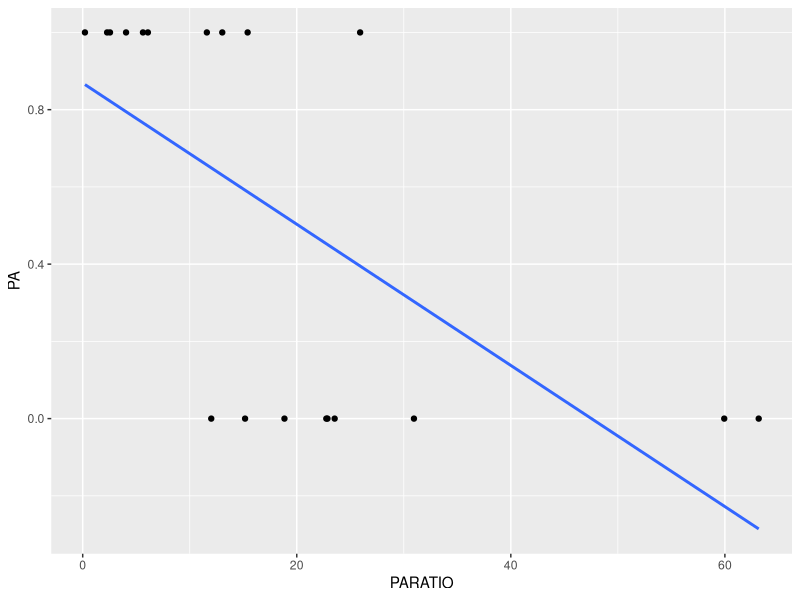
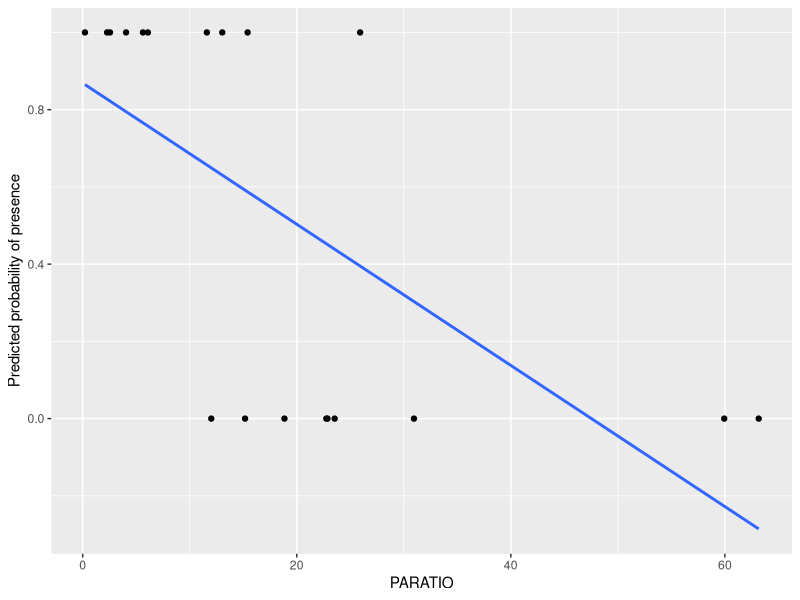
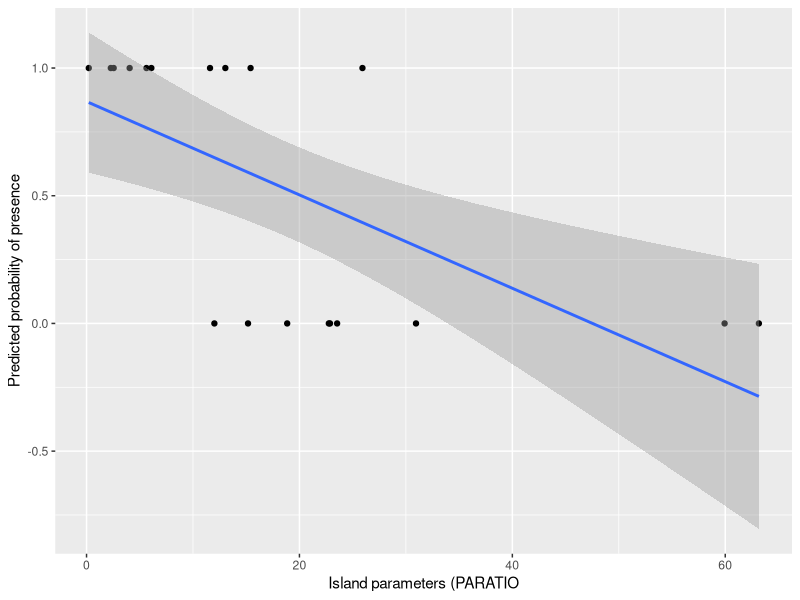
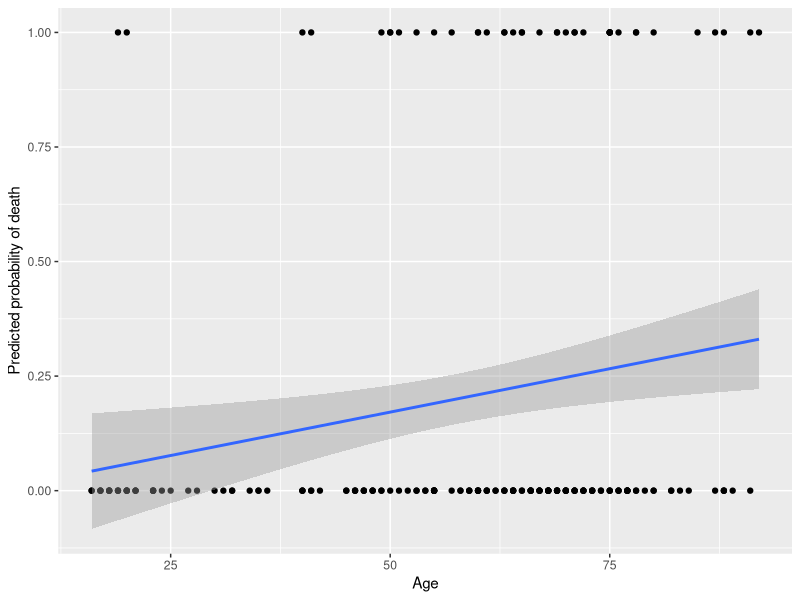

These charts were generated, in order, by the following R code:
## ---- chunk 1
#----------------------------------------------------------------
# RUN THE FRAGMENT BETWEEN LINES BEFORE COMPILING MARKDOWN
# to configure markdown parsing
options(markdown.extensions = 
          c("no_intra_emphasis",# skip markdown embedded in words
            "tables",           # create HTML tables
            "fenced_code",      # treat text as verbatim when surrounded with begin and ending lines with three ~ or ' characters.
            "autolink",         # create HTML links from urls and email addresses.
            "strikethrough",    # create strikethroughs by surrounding text with ~~.
            "lax_spacing",      # allow HTML tags inside paragraphs without being surrounded by newlines.
            "space_headers",    # add a space between header hashes and the header itself.
            "latex_math"))      # transforms all math equations into syntactically correct MathJax equations.
#--------------------------------------------------------------
# output options
options(width = 90, # set the maximum number of columns on a line
        scipen = 6, # fixed notation of floating point numbers, unless it is more than scipen digits wider, else - exponential notation
        digits = 4) # the number of digits to print when printing numeric values

# to render cyrillics in plots use cairo pdf
options(device = function(file, width = 7, height = 7, ...) {
  cairo_pdf(tempfile(), width = width, height = height, ...)
  })

# chunk default options
library(knitr)
opts_chunk$set(
#   fig.align='center',  # default figure alignment
               warnings = FALSE,
               message = FALSE,
               fig.width = 10,      # default figure width
               fig.height = 6)      # default figure height

# this allows for code formatting inline
knit_hooks$set(inline = function(x) {
   if (is.numeric(x)) return(knitr:::format_sci(x, 'latex'))
   x = as.character(x)
   h = knitr:::hilight_source(x, 'latex', list(prompt = FALSE, 
                                               size='normalsize', 
                                               highlight = FALSE))
   h = gsub("([_#$%&])", "\\\\\\1", h)
   h = gsub('(["\'])', '\\1{}', h)
   gsub('^\\\\begin\\{alltt\\}\\s*|\\\\end\\{alltt\\}\\s*$', '', h)})
## ---- chunk 2
liz <- read.csv("polis.csv")
head(liz)
## ---- chunk 3
fit <- lm(PA ~ PARATIO, data = liz)
summary(fit)
## ---- chunk 4
library(ggplot2)

ggplot(liz, aes(x=PARATIO, y=PA)) + geom_point() + geom_smooth(method="lm", se=FALSE)
## ---- chunk 5
ggplot(liz, aes(x=PARATIO, y=PA)) + geom_point() + geom_smooth(method="glm", family="binomial", se=FALSE) + ylab("Predicted probability of presence")
## ---- chunk 6
liz_model <- glm(PA ~ PARATIO , family="binomial", data = liz)
summary(liz_model)
## ---- chunk 7
(Dev_resid <- -2*as.numeric(logLik(liz_model))) #Остаточная девианса

(Dev_nul <- -2*as.numeric(logLik(update(liz_model, ~-PARATIO)))) #Нулевая девианса
## ---- chunk 8
(G2 <- Dev_nul - Dev_resid)
## ---- chunk 9
anova(liz_model, test="Chi")
## ---- chunk 10
(2*2 - 2*as.numeric(logLik(liz_model))) 

#или

AIC(liz_model)
## ---- chunk 11
coef(liz_model)
## ---- chunk 12
exp(coef(liz_model)[2])
## ---- chunk 13
ggplot(liz, aes(x=PARATIO, y=PA)) + geom_point() + 
  geom_smooth(method="glm", family="binomial", se=TRUE) + 
  ylab("Predicted probability of presence") + 
  xlab("Island parameters (PARATIO")
## ---- chunk 14
confint(liz_model) # для логитов
exp(confint(liz_model)) # для отношения шансов 

## ---- chunk 15
surviv <- read.table("ICU.csv", header=TRUE, sep=";")
head(surviv)
## ---- chunk 16
surv_model <- glm(STA ~ . , family = "binomial", data = surviv)
summary(surv_model)
## ---- chunk 17
anova(surv_model, test="Chi")
## ---- chunk 18
surv_model_reduced <- glm(STA ~ AGE + TYP + PH + PCO + LOC, family = "binomial", data = surviv)

anova(surv_model, surv_model_reduced, test = "Chi")

## ---- chunk 19
AIC(surv_model, surv_model_reduced)
## ---- chunk 20
summary(surv_model_reduced)
## ---- chunk 21
exp(coef(surv_model_reduced)[3])
## ---- chunk 22
ggplot(surviv, aes(x=AGE, y=STA)) + 
  geom_point() +  
  geom_smooth(method="glm", family="binomial", se=TRUE) + 
  ylab("Predicted probability of death") + xlab("Age")

